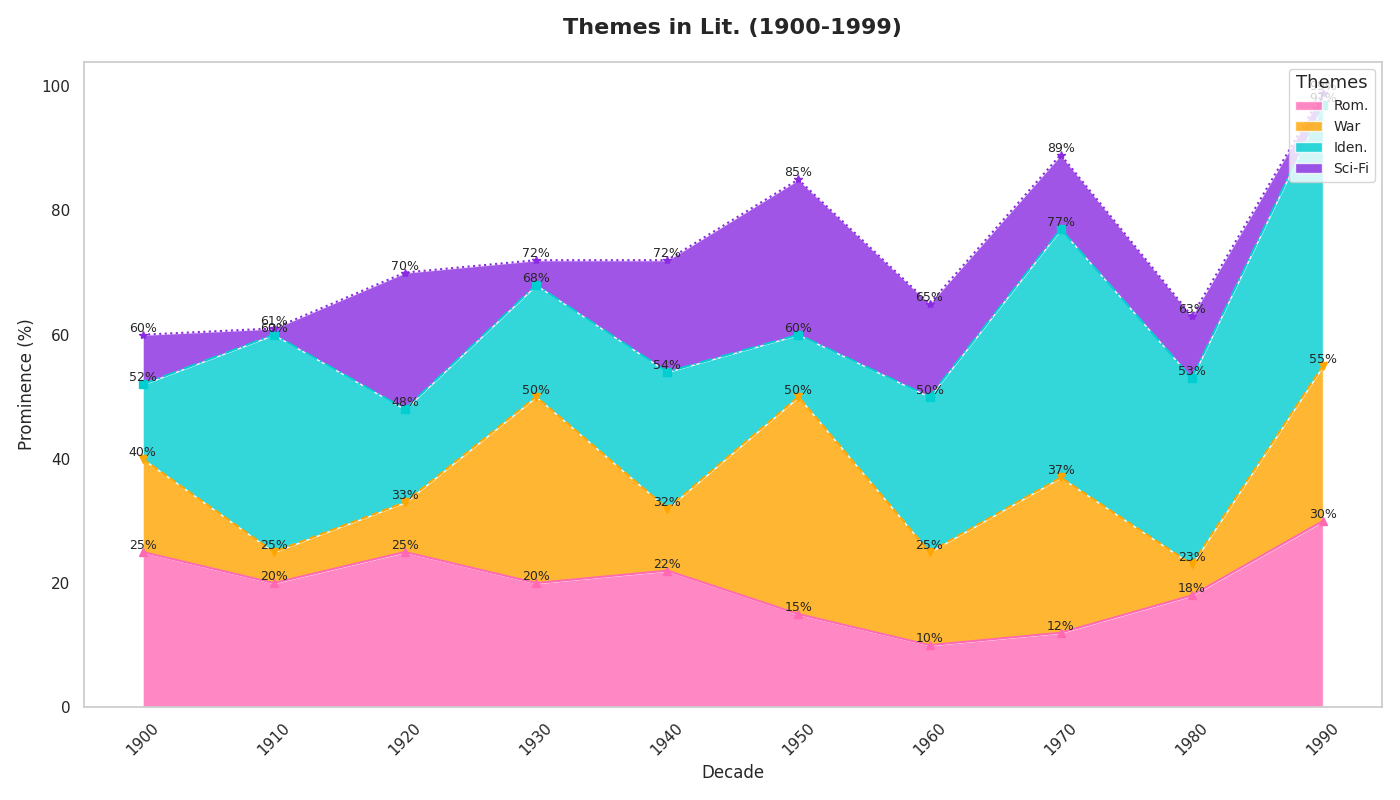

Generate this figure with Python:
import matplotlib.pyplot as plt
import numpy as np

decades = np.arange(1900, 2000, 10)

# Data for themes
romance = np.array([25, 20, 25, 20, 22, 15, 10, 12, 18, 30])
war = np.array([15, 5, 8, 30, 10, 35, 15, 25, 5, 25])
identity = np.array([12, 35, 15, 18, 22, 10, 25, 40, 30, 42])
sci_fi = np.array([8, 1, 22, 4, 18, 25, 15, 12, 10, 2])

theme_data = np.vstack([romance, war, identity, sci_fi])

plt.figure(figsize=(14, 8))

colors = ['#FF69B4', '#FFA500', '#00CED1', '#8A2BE2']
line_styles = ['-', '--', '-.', ':']
marker_styles = ['^', 'v', 's', '*']

plt.stackplot(decades, theme_data, labels=['Rom.', 'War', 'Iden.', 'Sci-Fi'], colors=colors, alpha=0.8)

plt.grid(visible=False)

plt.title('Themes in Lit. (1900-1999)', fontsize=16, fontweight='bold', pad=20)
plt.xlabel('Decade', fontsize=12)
plt.ylabel('Prominence (%)', fontsize=12)

for i, theme in enumerate(theme_data):
    plt.plot(decades, np.cumsum(theme_data, axis=0)[i], linestyle=line_styles[i % len(line_styles)],
             marker=marker_styles[i % len(marker_styles)], markersize=6, color=colors[i])
    for x, y in zip(decades, np.cumsum(theme_data, axis=0)[i]):
        plt.text(x, y, f'{y}%', fontsize=9, ha='center', va='bottom')

plt.xticks(decades, rotation=45)
plt.legend(loc='upper right', fontsize=10, title='Themes', title_fontsize='13')
plt.tight_layout()
plt.show()
